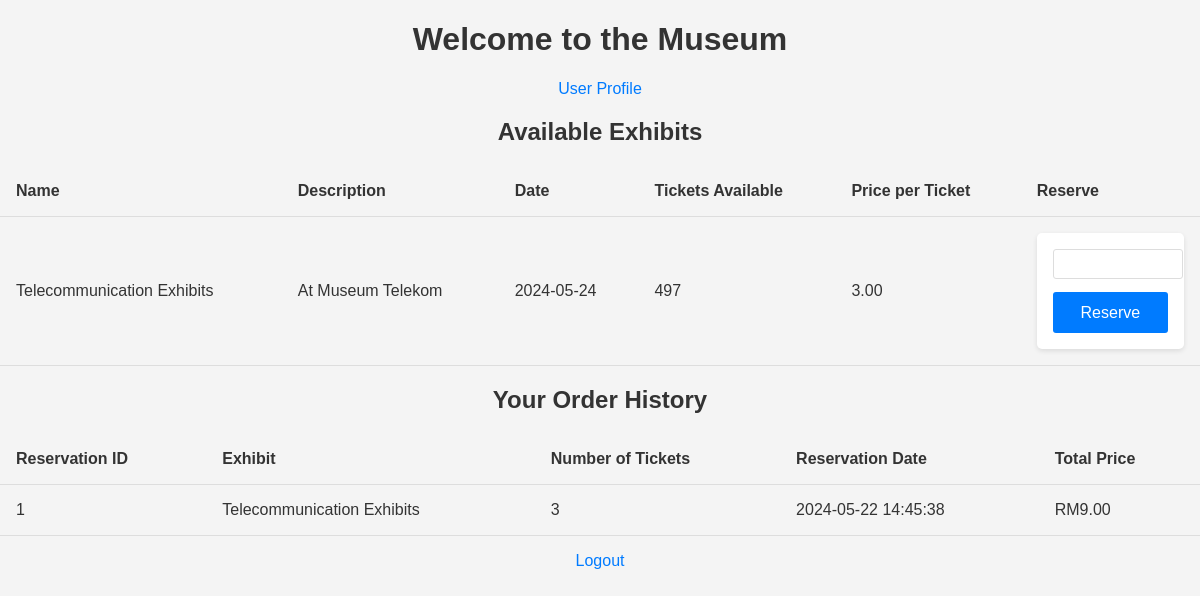
Page /index.php (signed in) on the committed database.
### tables this page shows
CREATE TABLE `exhibits` (
  `id` int(11) NOT NULL AUTO_INCREMENT,
  `name` varchar(100) NOT NULL,
  `description` text DEFAULT NULL,
  `date` date NOT NULL,
  `tickets_available` int(11) NOT NULL,
  `price` decimal(10,2) NOT NULL,
  PRIMARY KEY (`id`)
);

CREATE TABLE `reservations` (
  `id` int(11) NOT NULL AUTO_INCREMENT,
  `user_id` int(11) DEFAULT NULL,
  `exhibit_id` int(11) DEFAULT NULL,
  `num_tickets` int(11) NOT NULL,
  `reservation_date` timestamp NOT NULL DEFAULT current_timestamp(),
  `invoice_path` varchar(255) DEFAULT NULL,
  PRIMARY KEY (`id`),
  KEY `user_id` (`user_id`),
  KEY `exhibit_id` (`exhibit_id`),
  CONSTRAINT `reservations_ibfk_1` FOREIGN KEY (`user_id`) REFERENCES `users` (`id`),
  CONSTRAINT `reservations_ibfk_2` FOREIGN KEY (`exhibit_id`) REFERENCES `exhibits` (`id`)
);

### index.php (the view, shortened to what this page needs)
<?php
require_once 'connection.php';
$user_id = $_SESSION['user_id'];
$stmt = $conn->prepare("SELECT id, name, description, date, tickets_available, price FROM exhibits");
$stmt->execute();
$stmt->store_result();
$stmt->bind_result($id, $name, $description, $date, $tickets_available, $price);
$exhibits = [];
while ($stmt->fetch()) {
    $exhibits[] = [
        'id' => $id,
        'name' => $name,
        'description' => $description,
        'date' => $date,
        'tickets_available' => $tickets_available,
        'price' => $price,
    ];
}
$reservation_stmt = $conn->prepare("SELECT reservations.id, exhibits.name, reservations.num_tickets, reservations.reservation_date, (reservations.num_tickets * exhibits.price) AS total_price FROM reservations
                                    JOIN exhibits ON reservations.exhibit_id = exhibits.id
                                    WHERE reservations.user_id = ?");
$reservation_stmt->bind_param("i", $user_id);
$reservation_stmt->execute();
$reservation_stmt->store_result();
$reservation_stmt->bind_result($reservation_id, $exhibit_name, $num_tickets, $reservation_date, $total_price);
$reservations = [];
while ($reservation_stmt->fetch()) {
    $reservations[] = [
        'id' => $reservation_id,
        'exhibit_name' => $exhibit_name,
        'num_tickets' => $num_tickets,
        'reservation_date' => $reservation_date,
        'total_price' => $total_price,
    ];
}
?>
<!DOCTYPE html>
<html lang="en">
<head>
    <link rel="stylesheet" href="css/styles.css">
</head>
<body>
    <h1>Welcome to the Museum</h1>
    <a href="profile.php">User Profile</a>
    <h2>Available Exhibits</h2>
    <table>
        <tr>
            <th>Name</th>
            <th>Description</th>
            <th>Date</th>
            <th>Tickets Available</th>
            <th>Price per Ticket</th>
            <th>Reserve</th>
        </tr>
        <?php foreach ($exhibits as $exhibit): ?>
        <tr>
            <td><?php echo htmlspecialchars($exhibit['name']); ?></td>
            <td><?php echo htmlspecialchars($exhibit['description']); ?></td>
            <td><?php echo htmlspecialchars($exhibit['date']); ?></td>
            <td><?php echo htmlspecialchars($exhibit['tickets_available']); ?></td>
            <td><?php echo htmlspecialchars($exhibit['price']); ?></td>
            <td>
                <form action="reserve.php" method="post">
                    <input type="number" name="num_tickets" min="1" max="<?php echo htmlspecialchars($exhibit['tickets_available']); ?>" required>
                    <button type="submit">Reserve</button>
                </form>
            </td>
        </tr>
        <?php endforeach; ?>
    </table>
    <h2>Your Order History</h2>
    <table>
        <tr>
            <th>Reservation ID</th>
            <th>Exhibit</th>
            <th>Number of Tickets</th>
            <th>Reservation Date</th>
            <th>Total Price</th>
        </tr>
        <?php foreach ($reservations as $reservation): ?>
        <tr>
            <td><?php echo htmlspecialchars($reservation['id']); ?></td>
            <td><?php echo htmlspecialchars($reservation['exhibit_name']); ?></td>
            <td><?php echo htmlspecialchars($reservation['num_tickets']); ?></td>
            <td><?php echo htmlspecialchars($reservation['reservation_date']); ?></td>
            <td>RM<?php echo htmlspecialchars($reservation['total_price']); ?></td>
        </tr>
        <?php endforeach; ?>
    </table>
    <a href="logout.php">Logout</a>
</body>
</html>

### css/styles.css (style rules this page uses)
body { font-family: Arial, sans-serif; margin: 0; padding: 0; background-color: #f4f4f4; color: #333; }
h1, h2 { text-align: center; }
form { max-width: 500px; margin: 0 auto; padding: 1em; background: #fff; border-radius: 5px; box-shadow: 0 2px 5px rgba(0,0,0,0.1); }
input, textarea { width: 100%; padding: 0.5em; margin-bottom: 1em; border: 1px solid #ddd; border-radius: 3px; }
button { display: block; width: 100%; padding: 0.7em; background-color: #007bff; color: #fff; border: none; border-radius: 3px; font-size: 1em; cursor: pointer; }
table { width: 100%; margin: 1em 0; border-collapse: collapse; }
th, td { padding: 1em; border-bottom: 1px solid #ddd; text-align: left; }
a { display: block; margin: 1em 0; text-align: center; color: #007bff; text-decoration: none; }

### rows in the picture
exhibits: name "Telecommunication Exhibits", description "At Museum Telekom", date "2024-05-24", tickets_available "497", price "3.00"
reservations: id "1", exhibit.name "Telecommunication Exhibits", num_tickets "3", reservation_date "2024-05-22 14:45:38", total_price "9.00"
